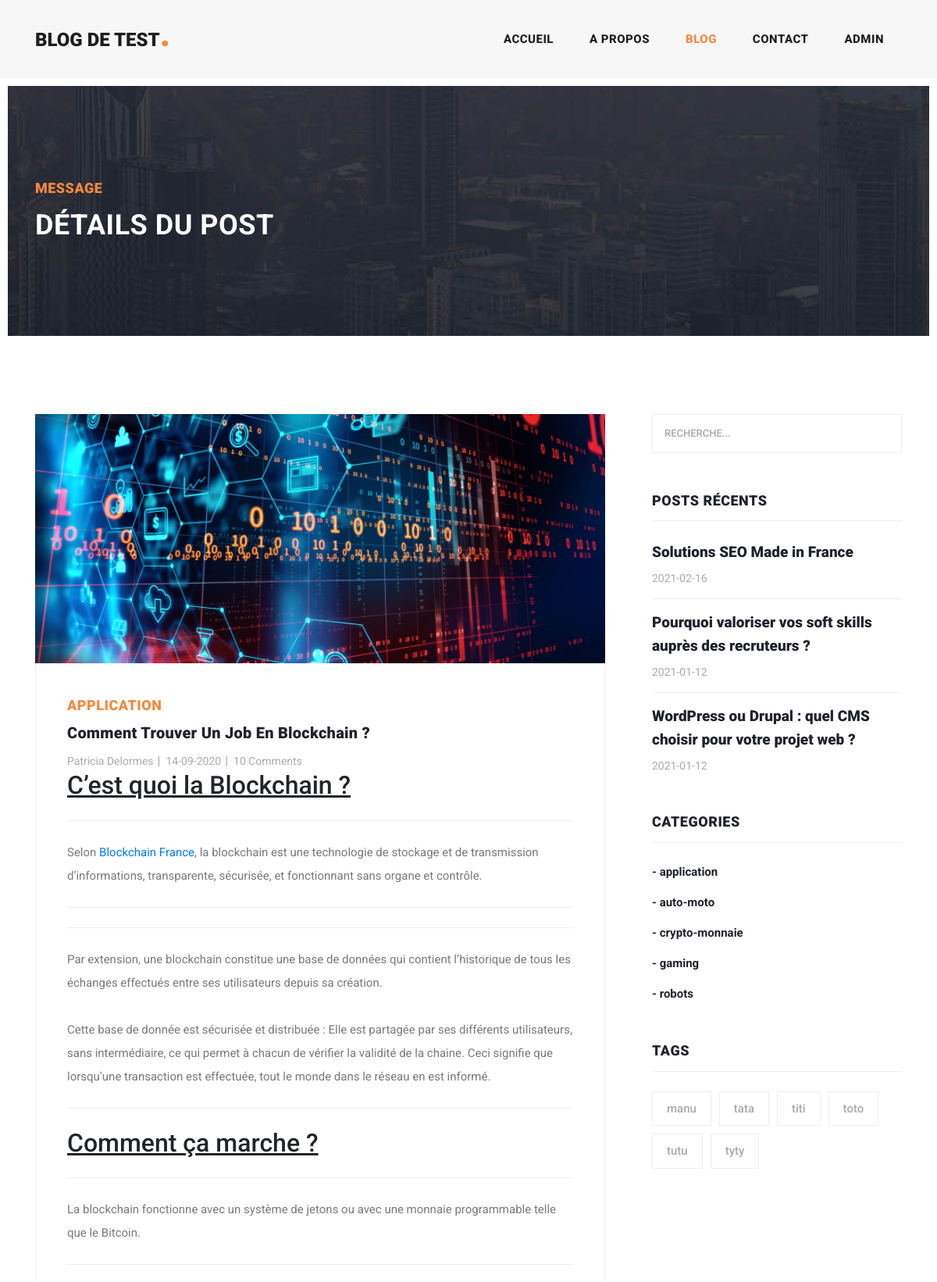
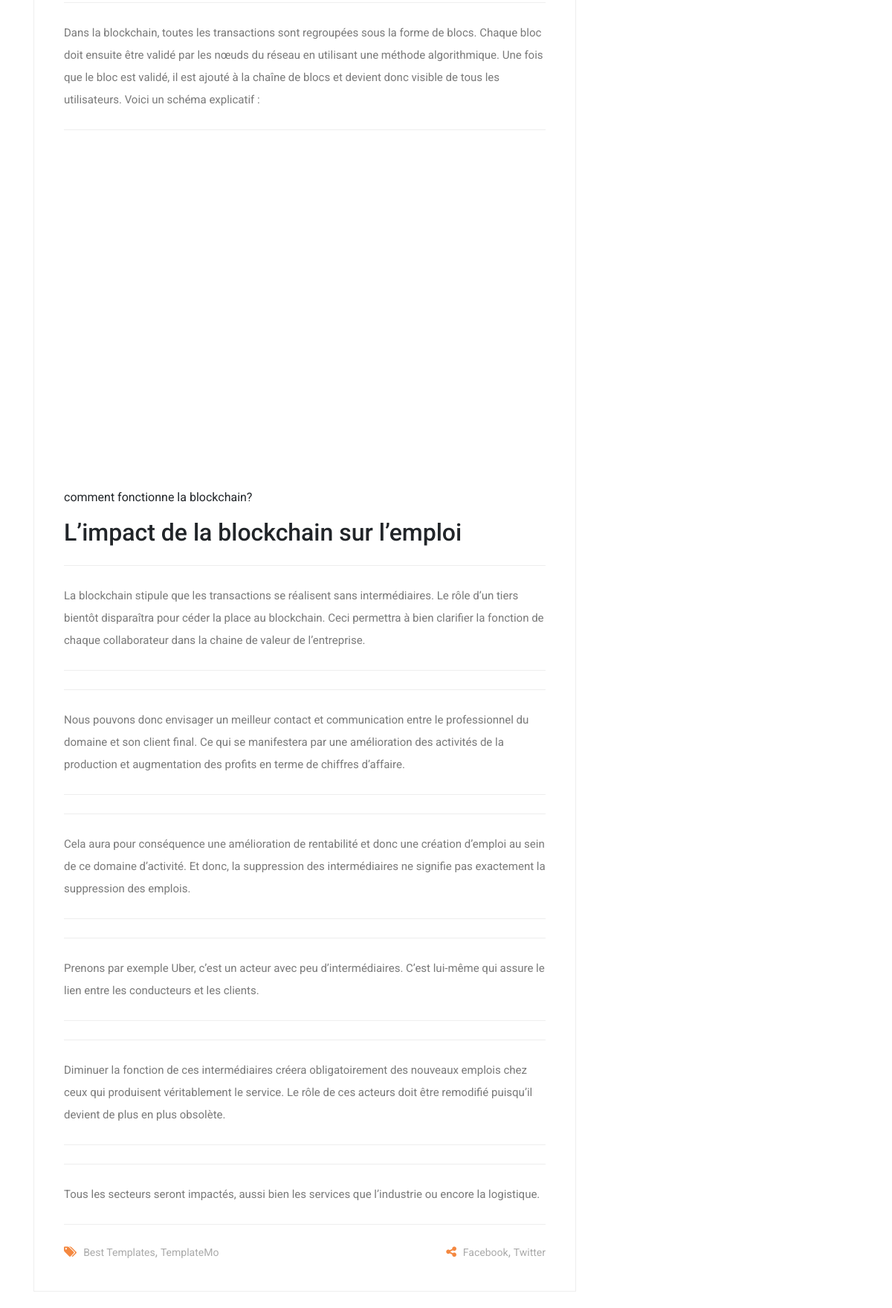
Screenshot of /?msg=1 (upper part) with the database file from the repository (2 pictures, top to bottom).
### tables this page shows
CREATE TABLE `messages` (
  `id` int(11) NOT NULL,
  `titre` varchar(100) NOT NULL,
  `auteur` varchar(25) NOT NULL,
  `date` date NOT NULL,
  `image` varchar(255) NOT NULL,
  `message` text NOT NULL
);

CREATE TABLE `categorie` (
  `id` int(3) NOT NULL,
  `categorie` varchar(50) NOT NULL
);

CREATE TABLE `tags` (
  `id` int(3) NOT NULL,
  `tag` varchar(50) NOT NULL
);

### php/bloc_droite.php (the view, shortened to what this page needs)
<div class="col-lg-4">
            <div class="sidebar">
              <div class="row">
                <div class="col-lg-12">
                  <div class="sidebar-item search">
                    <form id="search_form" name="gs" method="GET" action="?">
                      <input type="text" name="q" class="searchText" placeholder="Recherche..." autocomplete="on">
                    </form>
                  </div>
                </div>
                <div class="col-lg-12">
                  <div class="sidebar-item recent-posts">
                    <div class="sidebar-heading">
                      <h2>Posts Récents</h2>
                    </div>
                    <div class="content">
                      <ul>
                        <?php
                        $requete="SELECT id, titre, date FROM messages ORDER BY date DESC limit 3";
                        $query=$pdo->query($requete);
                        while($row=$query->fetch()):
                          ?>
                           <li>
                              <a href="?msg=<?php echo $row['id']; ?>">
                               <h5><?php echo $row['titre']; ?></h5>
                               <span><?php echo $row['date']; ?></span>
                              </a>
                            </li>
                        <?php endwhile; ?>
                      </ul>
                    </div>
                  </div>
                </div>
                <div class="col-lg-12">
                  <div class="sidebar-item categories">
                    <div class="sidebar-heading">
                      <h2>Categories</h2>
                    </div>
                    <div class="content">
                      <ul>
                        <?php
                        $requete="SELECT DISTINCT categorie, id FROM categorie ORDER BY categorie limit 10";
                        $query=$pdo->query($requete);
                        while($row=$query->fetch()):
                          $id=$row['id'];
                          $categorie=$row['categorie'];
                        ?>
                          <li><a href="?blog&cat=<?php echo $id; ?>">- <?php echo $categorie; ?></a></li>
                          <?php endwhile; ?>
                      </ul>
                    </div>
                  </div>
                </div>
                <div class="col-lg-12">
                  <div class="sidebar-item tags">
                    <div class="sidebar-heading">
                      <h2>Tags</h2>
                    </div>
                    <div class="content">
                      <ul>
                        <?php
                        $requete="SELECT  DISTINCT tag, id FROM tags ORDER BY tag limit 10";
                        $query=$pdo->query($requete);
                        while($row=$query->fetch()):
                          $tag=$row['tag'];
                          ?>
                        <li><a href="?blog&tag=<?php echo $tag; ?>"><?php echo $tag; ?></a></li>
                      <?php endwhile; ?>
                      </ul>
                    </div>
                  </div>
                </div>
              </div>
            </div>
          </div>

### php/blog_details.php (shortened to what this page needs)
<div class="heading-page header-text">
  <section class="page-heading">
    <div class="container">
      <div class="row">
        <div class="col-lg-12">
          <div class="text-content">
            <h4>Message</h4>
            <h2>Détails du POST</h2>
          </div>
        </div>
      </div>
    </div>
  </section>
</div>
<section class="blog-posts grid-system">
  <div class="container">
    <div class="row">
      <div class="col-lg-8">
        <?php
            $id_msg=(isset($_GET['msg']))?(int)$_GET['msg']:0;
            $requete="
                  SELECT messages.id as id, categorie, titre, message, auteur, DATE_FORMAT(date,'%d-%m-%Y') as date, image
                  FROM messages
                  INNER JOIN cat_msg ON cat_msg.id_msg=messages.id
                  INNER JOIN categorie ON cat_msg.id_cat=categorie.id
                  WHERE messages.id=?";
            $query=$pdo->prepare($requete);
            $query->execute([$id_msg]);
            $row=$query->fetch();
              $categorie=$row['categorie'];
              $titre=$row['titre'];
              $message=$row['message'];
              $auteur=$row['auteur'];
              $date=$row['date'];
              $image=$row['image'];
            ?>
        <div class="all-blog-posts">
          <div class="row">
            <div class="col-lg-12">
              <div class="blog-post">
                <div class="blog-thumb">
                  <img src="images/<?php echo $image; ?>" alt="">
                </div>
                <div class="down-content">
                  <span><?php echo $categorie; ?></span>
                  <a href="post-details.html"><h4><?php echo $titre; ?></h4></a>
                  <ul class="post-info">
                    <li><a href="#"><?php echo $auteur; ?></a></li>
                    <li><a href="#"><?php echo $date; ?></a></li>
                    <li><a href="#">10 Comments</a></li>
                  </ul>
                  <?php echo $message; ?>
                  <div class="post-options">
                    <div class="row">
                      <div class="col-6">
                        <ul class="post-tags">
                          <li><i class="fa fa-tags"></i></li>
                          <li><a href="#">Best Templates</a>,</li>
                          <li><a href="#">TemplateMo</a></li>
                        </ul>
                      </div>
                      <div class="col-6">
                        <ul class="post-share">
                          <li><i class="fa fa-share-alt"></i></li>
                          <li><a href="#">Facebook</a>,</li>
                          <li><a href="#"> Twitter</a></li>
                        </ul>
                      </div>
                    </div>
                  </div>
                </div>
              </div>
            </div>
          </div>
        </div>
      </div>
      <?php include("php/bloc_droite.php"); ?>
    </div>
  </div>
</section>

### rows the page displays
messages: image (picture), categorie.categorie "APPLICATION", titre "Comment Trouver Un Job En Blockchain ?", auteur "Patricia Delormes", message "C’est quoi la Blockchain ? Selon Blockchain France , la blockchain est une technologie de stockage et de transmission d’informations, transparente, sécurisée, et fonctionnant sans organe et contrôle. Par extension, une blockchain constitue une base de données qui contient l’historique de tous les échanges effectués entre ses utilisateurs depuis sa création. Cette base de donnée est sécurisée et distribuée : Elle est partagée par ses différents utilisateurs, sans intermédiaire, ce qui permet à chacun de vérifier la validité de la chaine. Ceci signifie que lorsqu’une transaction est effectuée, tout le monde dans le réseau en est informé. Comment ça marche ? La blockchain fonctionne avec un…", message (picture)
messages: titre "Solutions SEO Made in France", date "2021-02-16"
messages: titre "Pourquoi valoriser vos soft skills auprès des recruteurs ?", date "2021-01-12"
messages: titre "WordPress ou Drupal : quel CMS choisir pour votre projet web ?", date "2021-01-12"
categorie: categorie "application"
categorie: categorie "auto-moto"
categorie: categorie "crypto-monnaie"
categorie: categorie "gaming"
categorie: categorie "robots"
tags: tag "manu"
tags: tag "tata"
tags: tag "titi"
tags: tag "toto"
tags: tag "tutu"
tags: tag "tyty"

### other values shown
$date "14-09-2020"
